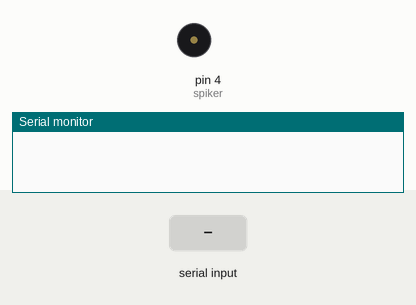
Bench run of a sketch on a simulated Arduino Uno, built with avr-gcc and run on an emulated ATmega328P. On the bench: buzzer (waves = sounding), the last lines printed to the serial monitor. Inputs (shaded band) come from the test bench.

Above: at 1.2 s.
1.3 s: "A" received over Serial
At 1.9 s:
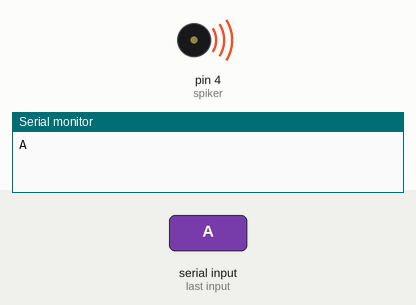
3.5 s: byte 75 ('K') received over Serial
At 5.6 s:
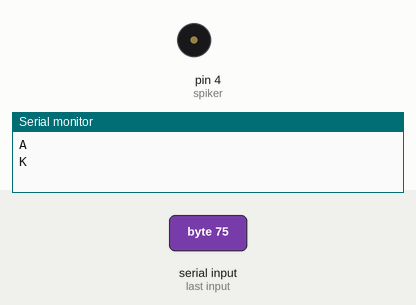
6.5 s: byte 76 ('L') received over Serial
At 7.0 s:
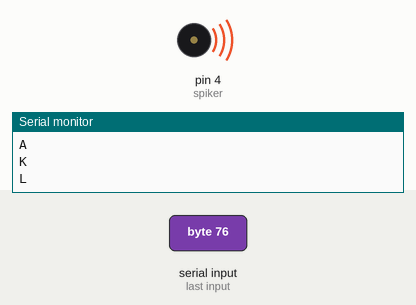
9.5 s: byte 77 ('M') received over Serial
At 9.9 s:
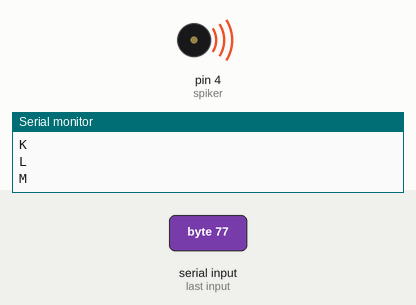
11.0 s: byte 78 ('N') received over Serial
At 12.0 s:
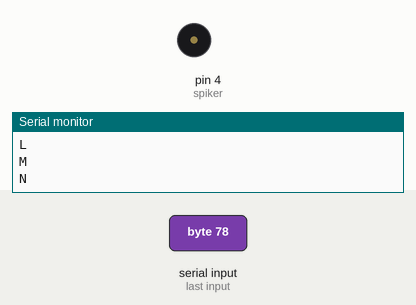
12.5 s: byte 79 ('O') received over Serial
At 12.9 s:
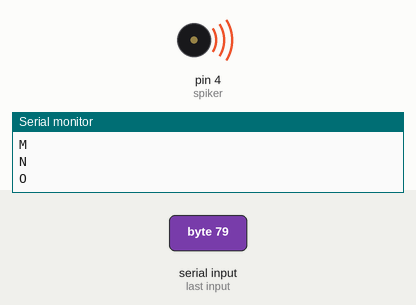
Timing chart, 0 to 15.7 s (numbered marks = the images above; inputs shaded):
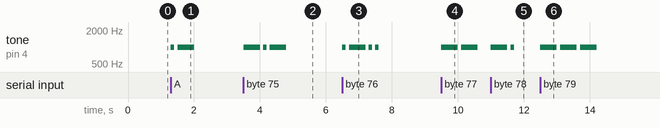

The sketch:

morze_work.ino
```cpp
// подключаем файл с константами
#include "constant.h"

void setup() {
  Serial.begin(9600);
  pinMode(spiker, OUTPUT);
}

void loop() {
  if (Serial.available()) {
    char bykva = Serial.read();
    Serial.println(bykva);
    if (bykva == 'A') {
      speak(azbuka[0]);
    }
    if (bykva == 'B') {
      speak(azbuka[1]);
    }
    if (bykva == 'C') {
      speak(azbuka[2]);
    }
    if (bykva == 'D') {
      speak(azbuka[3]);
    }
    if (bykva == 'E') {
      speak(azbuka[4]);
    }
    if (bykva == 'F') {
      speak(azbuka[5]);
    }
    if (bykva == 'G') {
      speak(azbuka[6]);
    }
    if (bykva == 'H') {
      speak(azbuka[7]);
    }
    if (bykva == 'I') {
      speak(azbuka[8]);
    }
    if (bykva == 'J') {
      speak(azbuka[9]);
    }
    if (bykva == 'K') {
      speak(azbuka[10]);
    }
    if (bykva == 'L') {
      speak(azbuka[11]);
    }
    if (bykva == 'M') {
      speak(azbuka[12]);
    }
    if (bykva == 'N') {
      speak(azbuka[13]);
    }
    if (bykva == 'O') {
      speak(azbuka[14]);
    }
    if (bykva == 'P') {
      speak(azbuka[15]);
    }
    if (bykva == 'Q') {
      speak(azbuka[16]);
    }
    if (bykva == 'R') {
      speak(azbuka[17]);
    }
    if (bykva == 'S') {
      speak(azbuka[18]);
    }
    if (bykva == 'T') {
      speak(azbuka[19]);
    }
    if (bykva == 'U') {
      speak(azbuka[20]);
    }
    if (bykva == 'V') {
      speak(azbuka[21]);
    }
    if (bykva == 'W') {
      speak(azbuka[22]);
    }
    if (bykva == 'X') {
      speak(azbuka[23]);
    }
    if (bykva == 'Y') {
      speak(azbuka[24]);
    }
    if (bykva == 'Z') {
      speak(azbuka[25]);

    }
    delay(200);

  }
}


void speak(int mas[mas_size]) {
  if (mas[0] == 0) {
    tone(spiker, sound);
    delay(tochka);
    noTone(spiker);
    delay(100);
    noTone(spiker);
  }
  else if (mas[0] == 1) {
    tone(spiker, sound);
    delay(tire);
    noTone(spiker);
    delay(100);
    noTone(spiker);

  }
  else return;

  if (mas[1] == 0) {
    tone(spiker, sound);
    delay(tochka);
    noTone(spiker);
    delay(100);
    noTone(spiker);

  }
  else if (mas[1] == 1) {
    tone(spiker, sound);
    delay(tire);
    noTone(spiker);
    delay(100);
    noTone(spiker);
  }
  else return;

  if (mas[2] == 0) {
    tone(spiker, sound);
    delay(tochka);
    noTone(spiker);
    delay(100);
    noTone(spiker);
  }
  else if (mas[2] == 1) {
    tone(spiker, sound);
    delay(tire);
    noTone(spiker);
    delay(100);
    noTone(spiker);
  }
  else return;

  if (mas[3] == 0) {
    tone(spiker, sound);
    delay(tochka);
    noTone(spiker);
    delay(100);
    noTone(spiker);
  }
  else if (mas[3] == 1) {
    tone(spiker, sound);
    delay(tire);
    noTone(spiker);
    delay(100);
    noTone(spiker);
  }
  else return;
  if (mas[4] == 0) {
    tone(spiker, sound);
    delay(tochka);
    noTone(spiker);
    delay(100);
    noTone(spiker);
  }
  else if (mas[4] == 1) {
    tone(spiker, sound);
    delay(tire);
    noTone(spiker);
    delay(100);
    noTone(spiker);
  }
  else return;

  if (mas[5] == 0) {
    tone(spiker, sound);
    delay(tochka);
    noTone(spiker);
    delay(100);
    noTone(spiker);
  }
  else if (mas[5] == 1) {
    tone(spiker, sound);
    delay(tire);
    noTone(spiker);
    delay(100);
    noTone(spiker);
  }
  else return;

  if (mas[6] == 0) {
    tone(spiker, sound);
    delay(tochka);
    noTone(spiker);
    delay(100);
    noTone(spiker);
  }
  else if (mas[6] == 1) {
    tone(spiker, sound);
    delay(tire);
    noTone(spiker);
    delay(100);
    noTone(spiker);
  }
  else return;
}


// если это буква 'А', то: mas = {0,1,2,0,0,0,0}
```

Source omitted: constant.h (data table, 986 bytes)

Measured:
- after the input at 1.3 s, tone on pin 4 (spiker): silent → 1000 Hz at once, → silent 0.10 s later, → 1000 Hz 0.10 s later, → silent 0.50 s later
- after the input at 3.5 s, tone on pin 4 (spiker): goes 1000 Hz 0.50 s, silent 0.10 s, 1000 Hz 0.10 s, silent 0.10 s, 1000 Hz 0.50 s, then silent, starting at once
- after the input at 6.5 s, tone on pin 4 (spiker): plays 1000 Hz for 0.10 s, 1000 Hz for 0.50 s, 1000 Hz for 0.10 s, 1000 Hz for 0.10 s, starting at once
- after the input at 9.5 s, tone on pin 4 (spiker): alternates 1000 Hz for 0.50 s and silent for 0.10 s, starting at once
- after the input at 11.0 s, tone on pin 4 (spiker): silent → 1000 Hz at once, → silent 0.50 s later, → 1000 Hz 0.10 s later, → silent 0.10 s later
- after the input at 12.5 s, tone on pin 4 (spiker): alternates 1000 Hz for 0.50 s and silent for 0.10 s, 6 changes in all, then stays silent, starting at once
